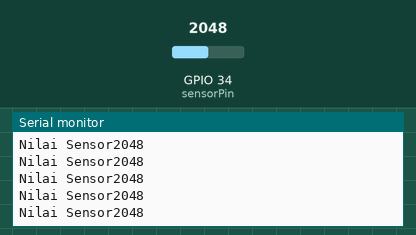
The sketch below on a simulated ESP32. Shown: the last lines printed to the serial monitor. Inputs (shaded band) come from the test bench; at power-on: GPIO 34 (sensorPin) = 2048.

Above: at 1.2 s.
1.3 s: GPIO 34 (sensorPin) set to 1050
At 1.9 s:
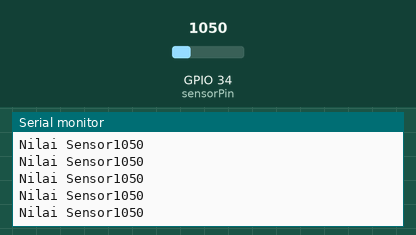
4.3 s: GPIO 34 (sensorPin) set to 935
At 4.9 s:
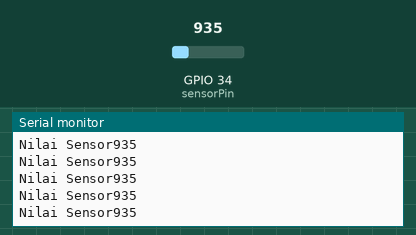
Timing chart, 0 to 7.3 s (numbered marks = the images above; inputs shaded):
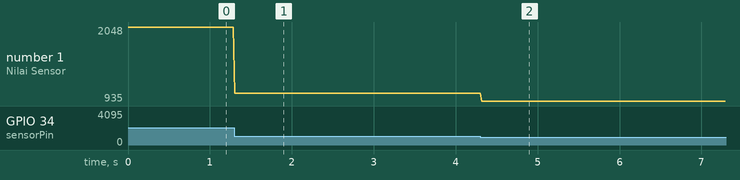

The sketch:

Water_Level.ino
```cpp
// Arduino water level sensor code

// Sensor pins pin D6 LED output, pin A0 analog Input

#define sensorPin 34                        // pin 34

void setup()
{
  Serial.begin(9600);
}

void loop()
{
  unsigned int sensorValue = analogRead(sensorPin);
  Serial.println("Nilai Sensor" + String(sensorValue));
}
```

Measured:
- after the input at 1.3 s, the serial monitor: prints a new line at once (image 1)
- after the input at 4.3 s, the serial monitor: prints a new line at once (image 2)
- plotted number 1: 2048 → 1050 after the input at 1.3 s, 1050 → 935 after the input at 4.3 s
